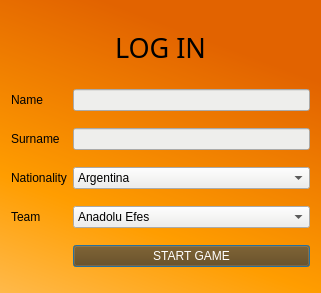
<?xml version="1.0" encoding="UTF-8"?>
<ui version="4.0">
 <class>LogIn</class>
 <widget class="QDialog" name="LogIn">
  <property name="geometry">
   <rect>
    <x>0</x>
    <y>0</y>
    <width>321</width>
    <height>293</height>
   </rect>
  </property>
  <property name="windowTitle">
   <string>Dialog</string>
  </property>
  <property name="layoutDirection">
   <enum>Qt::LeftToRight</enum>
  </property>
  <property name="styleSheet">
   <string notr="true">background-color:qlineargradient(spread:pad, x1:0.398, y1:0.0336364, x2:0, y2:1, stop:0 rgba(226, 99, 0, 255), stop:0.641791 rgba(255, 157, 0, 255), stop:0.995025 rgba(255, 185, 73, 255))</string>
  </property>
  <layout class="QGridLayout" name="gridLayout">
   <item row="4" column="2">
    <widget class="QComboBox" name="teams_combo">
     <property name="styleSheet">
      <string notr="true">background-color: rgb(238, 238, 236);</string>
     </property>
     <item>
      <property name="text">
       <string>Anadolu Efes</string>
      </property>
     </item>
     <item>
      <property name="text">
       <string>Crvena Zvezda</string>
      </property>
     </item>
     <item>
      <property name="text">
       <string>CSKA</string>
      </property>
     </item>
     <item>
      <property name="text">
       <string>EA7 Emporio Armani</string>
      </property>
     </item>
     <item>
      <property name="text">
       <string>Maccabi</string>
      </property>
     </item>
     <item>
      <property name="text">
       <string>Panathinaikos</string>
      </property>
     </item>
     <item>
      <property name="text">
       <string>Real Madrid</string>
      </property>
     </item>
     <item>
      <property name="text">
       <string>Zalgiris</string>
      </property>
     </item>
    </widget>
   </item>
   <item row="3" column="0" colspan="2">
    <widget class="QLabel" name="label_3">
     <property name="styleSheet">
      <string notr="true">background: transparent;</string>
     </property>
     <property name="text">
      <string>Nationality</string>
     </property>
    </widget>
   </item>
   <item row="2" column="0" colspan="2">
    <widget class="QLabel" name="label_2">
     <property name="styleSheet">
      <string notr="true">background: transparent;</string>
     </property>
     <property name="text">
      <string>Surname</string>
     </property>
    </widget>
   </item>
   <item row="1" column="0">
    <widget class="QLabel" name="label">
     <property name="styleSheet">
      <string notr="true">background: transparent;</string>
     </property>
     <property name="text">
      <string>Name</string>
     </property>
    </widget>
   </item>
   <item row="4" column="0">
    <widget class="QLabel" name="label_4">
     <property name="styleSheet">
      <string notr="true">background: transparent;</string>
     </property>
     <property name="text">
      <string>Team</string>
     </property>
    </widget>
   </item>
   <item row="1" column="2">
    <widget class="QLineEdit" name="name_edit">
     <property name="maximumSize">
      <size>
       <width>1000</width>
       <height>16777215</height>
      </size>
     </property>
     <property name="styleSheet">
      <string notr="true">background-color: rgb(238, 238, 236);</string>
     </property>
     <property name="maxLength">
      <number>213219</number>
     </property>
    </widget>
   </item>
   <item row="2" column="2">
    <widget class="QLineEdit" name="surname_edit">
     <property name="styleSheet">
      <string notr="true">background-color: rgb(238, 238, 236);</string>
     </property>
    </widget>
   </item>
   <item row="5" column="2">
    <widget class="QPushButton" name="login_button">
     <property name="minimumSize">
      <size>
       <width>210</width>
       <height>0</height>
      </size>
     </property>
     <property name="maximumSize">
      <size>
       <width>300</width>
       <height>16777215</height>
      </size>
     </property>
     <property name="styleSheet">
      <string notr="true">background-color: rgb(97, 58, 0);
color: white;</string>
     </property>
     <property name="text">
      <string>START GAME</string>
     </property>
    </widget>
   </item>
   <item row="3" column="2">
    <widget class="QComboBox" name="nationality_combo">
     <property name="styleSheet">
      <string notr="true">background-color: rgb(238, 238, 236);</string>
     </property>
     <item>
      <property name="text">
       <string>Argentina</string>
      </property>
     </item>
     <item>
      <property name="text">
       <string>Brasil</string>
      </property>
     </item>
     <item>
      <property name="text">
       <string>Bulgaria</string>
      </property>
     </item>
     <item>
      <property name="text">
       <string>Canada</string>
      </property>
     </item>
     <item>
      <property name="text">
       <string>China</string>
      </property>
     </item>
     <item>
      <property name="text">
       <string>Croatia</string>
      </property>
     </item>
     <item>
      <property name="text">
       <string>France</string>
      </property>
     </item>
     <item>
      <property name="text">
       <string>Hungary</string>
      </property>
     </item>
     <item>
      <property name="text">
       <string>Germany</string>
      </property>
     </item>
     <item>
      <property name="text">
       <string>Japan</string>
      </property>
     </item>
     <item>
      <property name="text">
       <string>Macedonia</string>
      </property>
     </item>
     <item>
      <property name="text">
       <string>Montenegro</string>
      </property>
     </item>
     <item>
      <property name="text">
       <string>Russia</string>
      </property>
     </item>
     <item>
      <property name="text">
       <string>Serbia</string>
      </property>
     </item>
     <item>
      <property name="text">
       <string>Spain</string>
      </property>
     </item>
     <item>
      <property name="text">
       <string>Ukraine</string>
      </property>
     </item>
     <item>
      <property name="text">
       <string>United Kingdom</string>
      </property>
     </item>
     <item>
      <property name="text">
       <string>United States of America</string>
      </property>
     </item>
    </widget>
   </item>
   <item row="0" column="0" colspan="3">
    <widget class="QLabel" name="label_5">
     <property name="maximumSize">
      <size>
       <width>16777215</width>
       <height>50</height>
      </size>
     </property>
     <property name="font">
      <font>
       <family>TakaoPGothic</family>
       <pointsize>20</pointsize>
      </font>
     </property>
     <property name="styleSheet">
      <string notr="true">background: transparent;</string>
     </property>
     <property name="text">
      <string>LOG IN</string>
     </property>
     <property name="alignment">
      <set>Qt::AlignCenter</set>
     </property>
    </widget>
   </item>
  </layout>
 </widget>
 <resources/>
 <connections/>
</ui>
